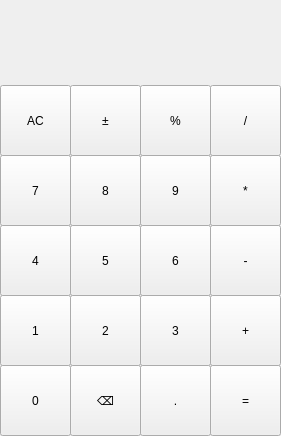
<?xml version="1.0" encoding="UTF-8"?>
<ui version="4.0">
 <class>Calculator</class>
 <widget class="QWidget" name="Calculator">
  <property name="geometry">
   <rect>
    <x>0</x>
    <y>0</y>
    <width>281</width>
    <height>436</height>
   </rect>
  </property>
  <property name="windowTitle">
   <string>Calculator</string>
  </property>
  <widget class="QPushButton" name="pushButton_14">
   <property name="geometry">
    <rect>
     <x>70</x>
     <y>295</y>
     <width>71</width>
     <height>71</height>
    </rect>
   </property>
   <property name="text">
    <string>2</string>
   </property>
  </widget>
  <widget class="QPushButton" name="pushButton_16">
   <property name="geometry">
    <rect>
     <x>70</x>
     <y>225</y>
     <width>71</width>
     <height>71</height>
    </rect>
   </property>
   <property name="text">
    <string>5</string>
   </property>
  </widget>
  <widget class="QPushButton" name="pushButton">
   <property name="geometry">
    <rect>
     <x>0</x>
     <y>225</y>
     <width>71</width>
     <height>71</height>
    </rect>
   </property>
   <property name="text">
    <string>4</string>
   </property>
  </widget>
  <widget class="QPushButton" name="pushButton_22">
   <property name="geometry">
    <rect>
     <x>210</x>
     <y>365</y>
     <width>71</width>
     <height>71</height>
    </rect>
   </property>
   <property name="text">
    <string>=</string>
   </property>
  </widget>
  <widget class="QPushButton" name="pushButton_12">
   <property name="geometry">
    <rect>
     <x>0</x>
     <y>295</y>
     <width>71</width>
     <height>71</height>
    </rect>
   </property>
   <property name="text">
    <string>1</string>
   </property>
  </widget>
  <widget class="QPushButton" name="pushButton_13">
   <property name="geometry">
    <rect>
     <x>0</x>
     <y>155</y>
     <width>71</width>
     <height>71</height>
    </rect>
   </property>
   <property name="text">
    <string>7</string>
   </property>
  </widget>
  <widget class="QPushButton" name="pushButton_18">
   <property name="geometry">
    <rect>
     <x>140</x>
     <y>295</y>
     <width>71</width>
     <height>71</height>
    </rect>
   </property>
   <property name="text">
    <string>3</string>
   </property>
  </widget>
  <widget class="QPushButton" name="pushButton_3">
   <property name="geometry">
    <rect>
     <x>210</x>
     <y>225</y>
     <width>71</width>
     <height>71</height>
    </rect>
   </property>
   <property name="text">
    <string>-</string>
   </property>
  </widget>
  <widget class="QPushButton" name="pushButton_2">
   <property name="geometry">
    <rect>
     <x>140</x>
     <y>225</y>
     <width>71</width>
     <height>71</height>
    </rect>
   </property>
   <property name="text">
    <string>6</string>
   </property>
  </widget>
  <widget class="QPushButton" name="pushButton_21">
   <property name="geometry">
    <rect>
     <x>210</x>
     <y>295</y>
     <width>71</width>
     <height>71</height>
    </rect>
   </property>
   <property name="text">
    <string>+</string>
   </property>
  </widget>
  <widget class="QPushButton" name="pushButton_19">
   <property name="geometry">
    <rect>
     <x>140</x>
     <y>365</y>
     <width>71</width>
     <height>71</height>
    </rect>
   </property>
   <property name="text">
    <string>.</string>
   </property>
  </widget>
  <widget class="QPushButton" name="pushButton_23">
   <property name="geometry">
    <rect>
     <x>210</x>
     <y>155</y>
     <width>71</width>
     <height>71</height>
    </rect>
   </property>
   <property name="text">
    <string>*</string>
   </property>
  </widget>
  <widget class="QPushButton" name="pushButton_20">
   <property name="geometry">
    <rect>
     <x>140</x>
     <y>155</y>
     <width>71</width>
     <height>71</height>
    </rect>
   </property>
   <property name="text">
    <string>9</string>
   </property>
  </widget>
  <widget class="QPushButton" name="pushButton_11">
   <property name="geometry">
    <rect>
     <x>0</x>
     <y>365</y>
     <width>71</width>
     <height>71</height>
    </rect>
   </property>
   <property name="text">
    <string>0</string>
   </property>
  </widget>
  <widget class="QPushButton" name="pushButton_15">
   <property name="geometry">
    <rect>
     <x>70</x>
     <y>365</y>
     <width>71</width>
     <height>71</height>
    </rect>
   </property>
   <property name="text">
    <string>⌫</string>
   </property>
  </widget>
  <widget class="QPushButton" name="pushButton_17">
   <property name="geometry">
    <rect>
     <x>70</x>
     <y>155</y>
     <width>71</width>
     <height>71</height>
    </rect>
   </property>
   <property name="text">
    <string>8</string>
   </property>
  </widget>
  <widget class="QPushButton" name="pushButton_24">
   <property name="geometry">
    <rect>
     <x>70</x>
     <y>85</y>
     <width>71</width>
     <height>71</height>
    </rect>
   </property>
   <property name="text">
    <string>±</string>
   </property>
  </widget>
  <widget class="QPushButton" name="pushButton_4">
   <property name="geometry">
    <rect>
     <x>210</x>
     <y>85</y>
     <width>71</width>
     <height>71</height>
    </rect>
   </property>
   <property name="text">
    <string>/</string>
   </property>
  </widget>
  <widget class="QPushButton" name="pushButton_5">
   <property name="geometry">
    <rect>
     <x>0</x>
     <y>85</y>
     <width>71</width>
     <height>71</height>
    </rect>
   </property>
   <property name="text">
    <string>AC</string>
   </property>
  </widget>
  <widget class="QPushButton" name="pushButton_6">
   <property name="geometry">
    <rect>
     <x>140</x>
     <y>85</y>
     <width>71</width>
     <height>71</height>
    </rect>
   </property>
   <property name="text">
    <string>%</string>
   </property>
  </widget>
  <widget class="QLabel" name="label">
   <property name="geometry">
    <rect>
     <x>0</x>
     <y>10</y>
     <width>271</width>
     <height>61</height>
    </rect>
   </property>
   <property name="layoutDirection">
    <enum>Qt::RightToLeft</enum>
   </property>
   <property name="text">
    <string/>
   </property>
   <property name="alignment">
    <set>Qt::AlignRight|Qt::AlignTrailing|Qt::AlignVCenter</set>
   </property>
  </widget>
 </widget>
 <resources/>
 <connections/>
</ui>
